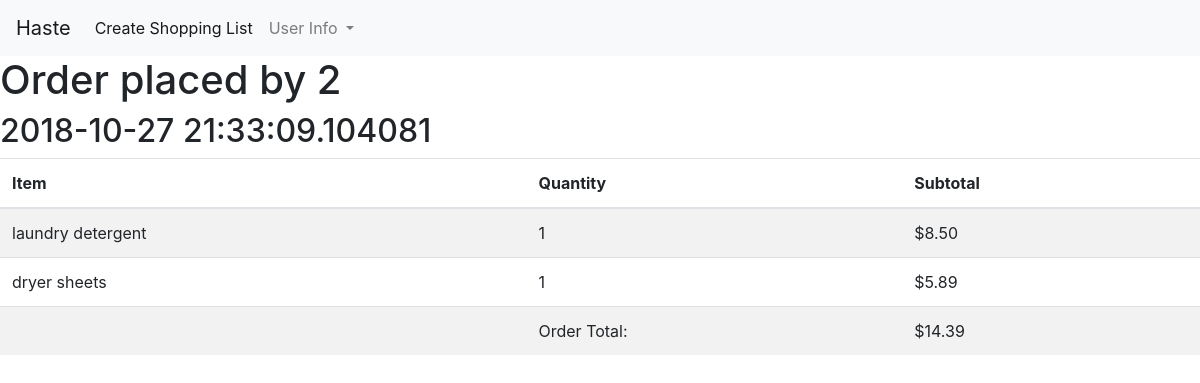
/order/2 (signed in), run on the app's committed database.
### app/models.py (models this page shows, shortened)
class User(UserMixin, db.Model):
    id = db.Column(db.Integer, primary_key=True)
    phone = db.Column(db.String(10), index=True, unique=True)
    email = db.Column(db.String(128), index=True, unique=True)
    password_hash = db.Column(db.String(128))
    first_name = db.Column(db.String(48))
    last_name = db.Column(db.String(48))
    school = db.Column(db.String(128), index=True)
    orders = db.relationship('Order', foreign_keys='[Order.placed_by]', backref='author', lazy='dynamic')
    completed_orders = db.relationship('Order', foreign_keys='[Order.accepted_by]', backref='shopper', lazy='dynamic')
    balance = db.Column(db.Float, default=0)

class Order(db.Model):
    id = db.Column(db.Integer, primary_key=True)
    time_of_order = db.Column(db.DateTime, default=datetime.utcnow)
    placed_by = db.Column(db.Integer, db.ForeignKey('user.id'))
    accepted_by = db.Column(db.Integer, db.ForeignKey('user.id'))
    completed = db.Column(db.Boolean, default=False)
    contents = db.relationship('Content', backref='cart', lazy='dynamic')

class Content(db.Model):
    order_id = db.Column(db.Integer, db.ForeignKey('order.id'), primary_key=True)
    item_id = db.Column(db.Integer, db.ForeignKey('item.id'), primary_key=True)
    quantity = db.Column(db.Integer, default=1)

class Item(db.Model):
    id = db.Column(db.Integer, unique=True, primary_key=True)
    name = db.Column(db.String(128), unique=True, index=True)
    price = db.Column(db.Float)
    in_content = db.relationship('Content', backref='item', lazy='dynamic')

### app/main/routes.py (the view)
@bp.route('/order/<int:id>', methods=['GET', 'POST'])
@login_required
def order(id):
    order = Order.query.filter_by(id=id).first_or_404()
    items = db.engine.execute("SELECT item.name, item.price, quantity FROM content JOIN item ON content.item_id=item.id WHERE content.order_id=:val", {'val': order.id})
    user = User.query.filter_by(id=order.placed_by).first()
    price = db.engine.execute("SELECT ROUND(SUM(content.quantity * item.price), 2) as sum FROM content JOIN item ON content.item_id=item.id WHERE order_id=:val", {'val': order.id})
    sum = 0
    for row in price:
        sum = row['sum']
    return render_template('order.html', order=order, user=user, items = items, sum=sum)

### app/models.py (called while the page is built)
@login.user_loader
def load_user(id):
    return User.query.get(int(id))

### app/templates/order.html
{% extends "base.html" %}
{% block content %}
<h1>Order placed by {{ user.id }}</h1>
<h2>{{ order.time_of_order }}</h2>
<table class="table table-striped">
    <thead>
        <tr>
            <th scope="col">Item</th>
            <th scope="col">Quantity</th>
            <th scope="col">Subtotal</th>
        </tr>
    </thead>
    <tbody>
        {% for item in items %}
        <tr>
            <td scope="row">{{ item[0] }}</td>
            <td scope="row">{{ item[2] }}</td>
            <td scope="row">{{ "$%.2f"|format(item[1]*item[2]) }}</td>
        </tr>
        {% endfor %}
        <tr>
            <td></td>
            <td>Order Total:</td>
            <td>${{ sum }}</td>
    </tbody>
</table>
{% endblock %}

### app/templates/base.html (shortened to what this page needs)
<!DOCTYPE html>
<html>
<head>
    <link href="https://stackpath.bootstrapcdn.com/bootstrap/4.1.3/css/bootstrap.min.css" rel="stylesheet">
    <link rel="stylesheet" type="text/css" href= "{{ url_for('static',filename='styles.css') }}">
</head>
<body>
    <nav class="navbar navbar-expand-lg navbar-light bg-light">
        <a class="navbar-brand" href="{{ url_for('main.home') }}">Haste</a>
        <div class="collapse navbar-collapse" id="navbarSupportedContent">
            <ul class="navbar-nav mr-auto">
            <li class="nav-item active">
                <a class="nav-link" href="{{ url_for('main.new_order') }}">Create Shopping List<span class="sr-only">(current)</span></a>
            </li>
            <li class="nav-item dropdown">
                <a class="nav-link dropdown-toggle" href="#" id="navbarDropdown" role="button" data-toggle="dropdown" aria-haspopup="true" aria-expanded="false">
                User Info
                </a>
            </li>
            </ul>
        </div>
    </nav>
    {% block content %}{% endblock %}
</body>

### data on the page
User: id "2"
Order: time_of_order "2018-10-27 21:33:09.104081"
Content: name "laundry detergent", quantity "1"
Item: item[1]*item[2] "$8.50"
Content: name "dryer sheets", quantity "1"
Item: item[1]*item[2] "$5.89"

### other printed values
{{ sum }} "14.39"
